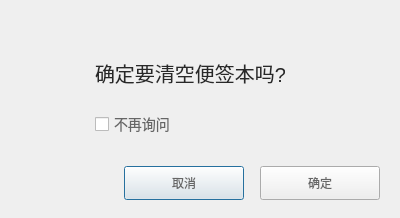
<?xml version="1.0" encoding="UTF-8"?>
<ui version="4.0">
 <class>tui_chu_biab_qian_Dialog</class>
 <widget class="QDialog" name="tui_chu_biab_qian_Dialog">
  <property name="geometry">
   <rect>
    <x>0</x>
    <y>0</y>
    <width>400</width>
    <height>218</height>
   </rect>
  </property>
  <property name="windowTitle">
   <string>Dialog</string>
  </property>
  <widget class="QWidget" name="widget" native="true">
   <property name="geometry">
    <rect>
     <x>0</x>
     <y>0</y>
     <width>400</width>
     <height>218</height>
    </rect>
   </property>
   <widget class="QLabel" name="label">
    <property name="geometry">
     <rect>
      <x>95</x>
      <y>62</y>
      <width>190</width>
      <height>22</height>
     </rect>
    </property>
    <property name="styleSheet">
     <string notr="true">font-size:20px;

font-weight:400;
color:rgba(40,40,40,1);
line-height:34px;
opacity:0.97;
</string>
    </property>
    <property name="text">
     <string>确定要清空便签本吗?</string>
    </property>
   </widget>
   <widget class="QCheckBox" name="checkBox">
    <property name="geometry">
     <rect>
      <x>95</x>
      <y>110</y>
      <width>151</width>
      <height>28</height>
     </rect>
    </property>
    <property name="styleSheet">
     <string notr="true">font-size:14px;
font-weight:400;
color:rgba(102,102,102,1);
line-height:40px;
opacity:0.91;</string>
    </property>
    <property name="text">
     <string>不再询问</string>
    </property>
   </widget>
   <widget class="QPushButton" name="pushButton">
    <property name="geometry">
     <rect>
      <x>124</x>
      <y>166</y>
      <width>120</width>
      <height>34</height>
     </rect>
    </property>
    <property name="styleSheet">
     <string notr="true">color:rgba(102,102,102,1);
line-height:24px;</string>
    </property>
    <property name="text">
     <string>取消</string>
    </property>
   </widget>
   <widget class="QPushButton" name="pushButton_2">
    <property name="geometry">
     <rect>
      <x>260</x>
      <y>166</y>
      <width>120</width>
      <height>34</height>
     </rect>
    </property>
    <property name="styleSheet">
     <string notr="true">color:rgba(102,102,102,1);
line-height:24px;</string>
    </property>
    <property name="text">
     <string>确定</string>
    </property>
   </widget>
  </widget>
 </widget>
 <resources/>
 <connections/>
</ui>
